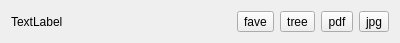
<?xml version="1.0" encoding="UTF-8"?>
<ui version="4.0">
 <class>Form</class>
 <widget class="QWidget" name="Form">
  <property name="geometry">
   <rect>
    <x>0</x>
    <y>0</y>
    <width>400</width>
    <height>37</height>
   </rect>
  </property>
  <property name="windowTitle">
   <string>Form</string>
  </property>
  <layout class="QHBoxLayout" name="horizontalLayout">
   <item>
    <widget class="QLabel" name="nameLabel">
     <property name="text">
      <string>TextLabel</string>
     </property>
    </widget>
   </item>
   <item>
    <widget class="QToolButton" name="faveButton">
     <property name="text">
      <string>fave</string>
     </property>
    </widget>
   </item>
   <item>
    <widget class="QToolButton" name="treeButton">
     <property name="text">
      <string>tree</string>
     </property>
    </widget>
   </item>
   <item>
    <widget class="QToolButton" name="pdfButton">
     <property name="text">
      <string>pdf</string>
     </property>
    </widget>
   </item>
   <item>
    <widget class="QToolButton" name="jpgButton">
     <property name="text">
      <string>jpg</string>
     </property>
    </widget>
   </item>
  </layout>
 </widget>
 <resources/>
 <connections/>
</ui>
